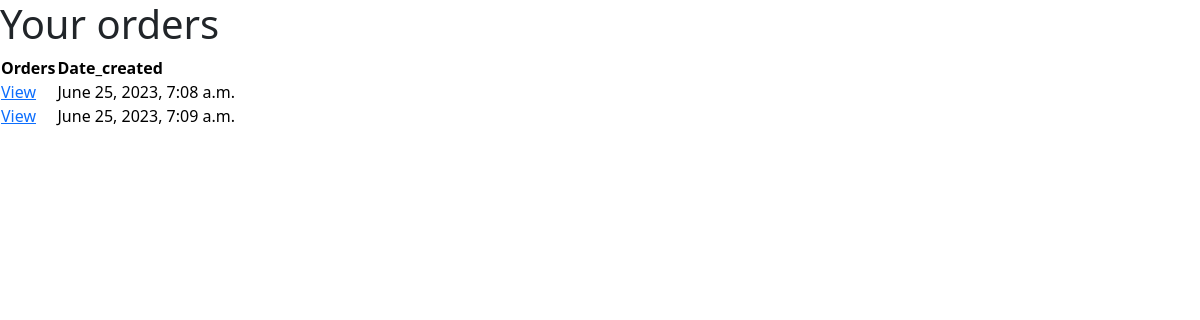
The app's page /user-profile (signed in), older data.
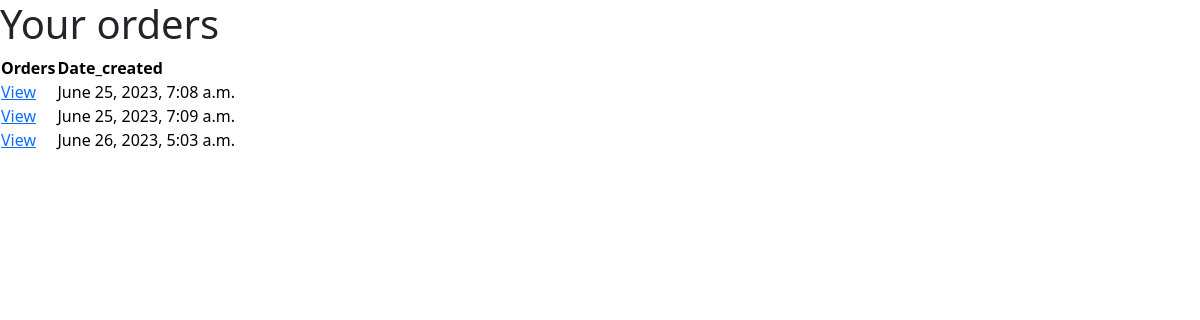
The same page, newer data.
### stroll1/models.py (models this page shows, shortened)
class Order(models.Model):
    date_ordered = models.DateTimeField(auto_now_add=True, null=True)
    customer = models.ForeignKey(Customer, on_delete= models.SET_NULL, blank=True, null=True)
    complete = models.BooleanField(default=False, null=True, blank=True )
    transaction_id = models.CharField(max_length = 200, null=True)
    payment_method = models.CharField(max_length=20, choices = METHOD, default="Cash on delivery")
    payment_completed = models.BooleanField(default=False, null=True, blank=True)
    def __str__(self):
        return str(self.id)

### stroll1/views.py (the view)
# urls.py: path("user-profile", views.UserProfile, name="user-profile"),
def UserProfile(request):
     customer = request.user.customer
     userOrder = Order.objects.filter(customer=customer)
     for orders in userOrder:
          print(orders , orders.orderitem_set.all())
     context = {'userOrder': userOrder}
     return render(request, "userpage.html", context)

### stroll1/models.py (called while the page is built)
        def __str__(self):
            return self.product.name

### Templates/userpage.html (shortened to what this page needs)
{% load static %}
<head>
    <link href="https://cdn.jsdelivr.net/npm/bootstrap@5.3.0/dist/css/bootstrap.min.css" rel="stylesheet">
</head>
<h1>Your orders</h1>
<table class="tavle table-primary">
    <thead>
      <tr>
        <th scope="col">Orders</th>
        <th scope="col">Date_created</th>
      </tr>
    </thead>
    <tbody>
      <tr>
        {% for orders in userOrder%}
        <td><a href="{% url 'showOrderitems' orders.id %}">View</a></td>
        <td><a>{{orders.date_ordered}}</a></td>
      </tr>
      {% endfor %}
    </tbody>
  </table>

Row changes from the older to the newer data that the page shows:
added Order: date_ordered "June 26, 2023, 5:03 a.m."
